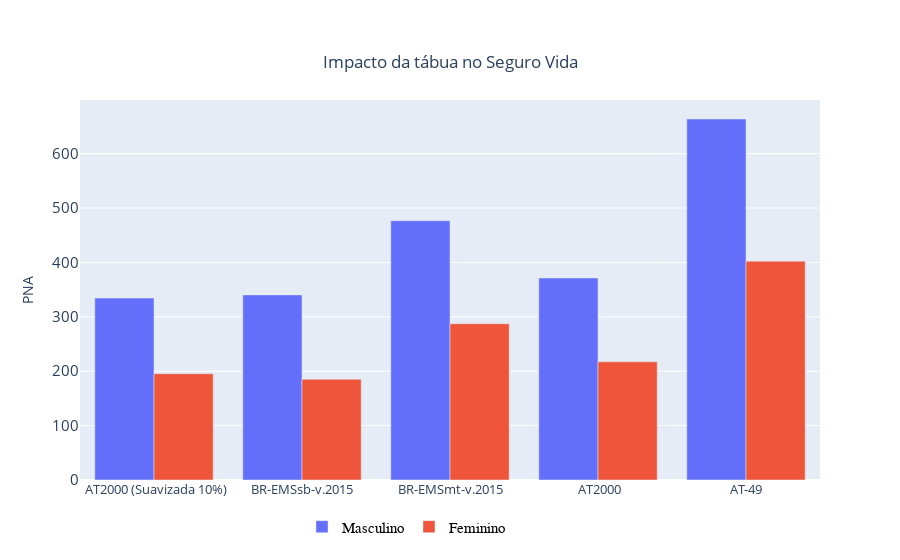

The cell this chart's notebook holds for it:
### Code cell
tables = [' AT2000 (Suavizada 10%)', 'BR-EMSsb-v.2015', 'BR-EMSmt-v.2015', ' AT2000', 'AT-49']
pna_ =[]
for gender in ["M", "F"] :
    for tb in tables:
        b.select_table(tb, gender)
        b.gen_commutations(0.04)
        b.calc_premium(age=30, dif_benef=0, 
             term_benef=20, dif_pay=0, 
             term_pay=5, antecip_pay=False, prod='A')
        pna_.append(b.pna*value)
    
fig = go.Figure(data=[
    go.Bar(name='Masculino', x=tables, y=pna_[:5]),
    go.Bar(name='Feminino', x=tables, y=pna_[5:])
])
# Change the bar mode
fig.update_layout(barmode='group')

title = "Impacto da tábua no Seguro Vida"
    
fig.update_layout(title={'text':title,
                              'y':0.9,
                              'x':0.5,
                             'xanchor': 'center',
                             'yanchor': 'top'},
                      yaxis_title='PNA', 
                      legend_orientation="h",
                      legend=dict(x=0.30, y=-0.08,
                                  font=dict(
                                  family="arial",
                                  size=15,
                                  color="black"
                      )))
fig.update_xaxes(tickfont = dict(size=13))
fig.update_yaxes(tickfont = dict(size=15))
fig.show()

### Figure 1 — Plotly figure (JSON) as saved in the notebook; plotly's stock layout.template omitted (floating-point values rounded to 4 significant figures)
{"data": [{"name": "Masculino", "type": "bar", "x": [" AT2000 (Suavizada 10%)", "BR-EMSsb-v.2015", "BR-EMSmt-v.2015", " AT2000", "AT-49"], "y": [334.4, 340.3, 476.7, 371.4, 663.7]}, {"name": "Feminino", "type": "bar", "x": [" AT2000 (Suavizada 10%)", "BR-EMSsb-v.2015", "BR-EMSmt-v.2015", " AT2000", "AT-49"], "y": [195.4, 185.1, 287.4, 217.2, 402.4]}], "layout": {"barmode": "group", "legend": {"font": {"color": "black", "family": "arial", "size": 15}, "orientation": "h", "x": 0.3, "y": -0.08}, "title": {"text": "Impacto da tábua no Seguro Vida", "x": 0.5, "xanchor": "center", "y": 0.9, "yanchor": "top"}, "xaxis": {"tickfont": {"size": 13}}, "yaxis": {"tickfont": {"size": 15}, "title": {"text": "PNA"}}}}
